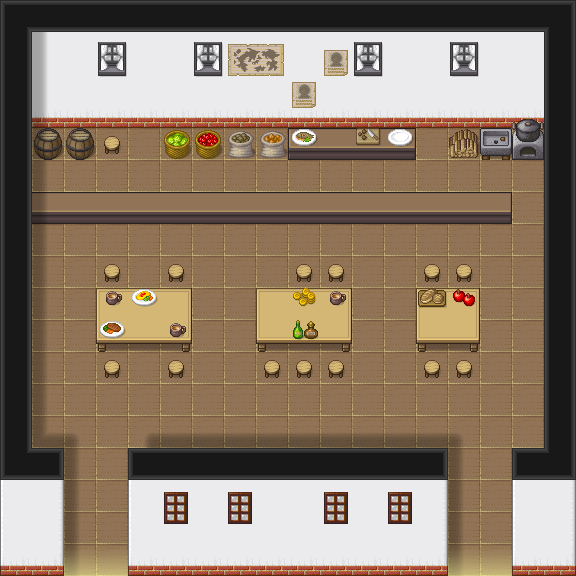

A 2D game scene composited from a Tiled map and its tileset images. What follows is a short description and the map's XML, with each tile layer's data collapsed to a summary:
An orthogonal 18x18 tile map with 32x32 px tiles, 7 tile layers (background, terrain, terrain_2, background_above_player, ...) and 53 objects (2x object.eventObject, 2x player.startingPosition, npc.demo_2_village_tavern_builder_barkee, npc.demo_2_village_tavern_adventurer_eat, npc.demo_2_village_tavern_adventurer_fem).

<map version="1.5" tiledversion="1.7.2" orientation="orthogonal" renderorder="right-down" width="18" height="18" tilewidth="32" tileheight="32" infinite="0" nextlayerid="11" nextobjectid="93">
 <properties>
  <property name="above_player_layers" value="[3, 4]" />
  <property name="background_layers" value="[0, 1, 2]" />
  <property name="building_level" value="true" />
  <property name="shadow_layers" value="[5, 6]" />
 </properties>
 <tileset firstgid="1" source="tileset/tileset_pipoya_32.tsx" />
 <layer id="2" name="background" width="18" height="18" locked="1">
  <data>[324 cells, 284 non-empty, 9 distinct tile ids]</data>
 </layer>
 <layer id="4" name="terrain" width="18" height="18" locked="1">
  <data>[324 cells, 74 non-empty, 26 distinct tile ids]</data>
 </layer>
 <layer id="5" name="terrain_2" width="18" height="18" locked="1">
  <data>[324 cells, 14 non-empty, 12 distinct tile ids]</data>
 </layer>
 <layer id="1" name="background_above_player" width="18" height="18" locked="1">
  <data>[324 cells, 56 non-empty, 11 distinct tile ids]</data>
 </layer>
 <layer id="3" name="terrain_above_player" width="18" height="18" locked="1">
  <data>[324 cells, 8 non-empty, 2 distinct tile ids]</data>
 </layer>
 <layer id="6" name="shadows" width="18" height="18" locked="1">
  <data>[324 cells, 33 non-empty, 5 distinct tile ids]</data>
 </layer>
 <layer id="7" name="shadows_2" width="18" height="18" locked="1">
  <data>[324 cells, 4 non-empty, 1 distinct tile ids]</data>
 </layer>
 <objectgroup id="10" name="objects">
  <object id="84" name="npc.demo_2_village_tavern_builder_barkeeper" x="336" y="174.5">
   <point />
  </object>
  <object id="85" name="npc.demo_2_village_tavern_adventurer_eating" x="143.5" y="275">
   <point />
  </object>
  <object id="86" name="npc.demo_2_village_tavern_adventurer_female_drinking" x="368.5" y="305">
   <point />
  </object>
  <object id="87" name="object.eventObject" x="64" y="576" width="64" height="4.5">
   <properties>
    <property name="eventParameter" value="demo_2_village_tavern_left_goto_main" />
   </properties>
  </object>
  <object id="88" name="object.eventObject" x="448" y="576" width="64.25" height="5.75">
   <properties>
    <property name="eventParameter" value="demo_2_village_tavern_right_goto_main" />
   </properties>
  </object>
  <object id="91" name="player.startingPosition" x="96" y="544">
   <properties>
    <property name="startingPointId" value="0" />
   </properties>
   <point />
  </object>
  <object id="92" name="player.startingPosition" x="480" y="544">
   <properties>
    <property name="startingPointId" value="1" />
   </properties>
   <point />
  </object>
 </objectgroup>
 <objectgroup id="8" name="physics" locked="1">
  <object id="1" x="0" y="0" width="32" height="576" />
  <object id="2" x="32" y="0" width="544" height="96" />
  <object id="3" x="544" y="96" width="32" height="480" />
  <object id="4" x="32" y="480" width="32" height="96" />
  <object id="5" x="128" y="480" width="320" height="96" />
  <object id="6" x="512" y="480" width="32" height="96" />
  <object id="7" x="512.182" y="464" width="31.8182" height="16" />
  <object id="8" x="128" y="463" width="320" height="17" />
  <object id="9" x="32" y="465" width="32" height="15" />
  <object id="10" x="32" y="96" width="511.5" height="11" />
  <object id="11" x="32" y="192" width="479.5" height="16.5" />
  <object id="13" x="448.5" y="96" width="95.5" height="47" />
  <object id="14" x="288" y="96" width="127" height="48" />
  <object id="15" x="165" y="96" width="123" height="52" />
  <object id="16" x="32" y="96" width="63.5" height="54" />
 </objectgroup>
 <objectgroup id="9" name="unreachable_area_physics">
  <object id="51" x="112.303" y="136.833">
   <polygon points="0,0 -7.81818,8.90909 -0.545455,12" />
  </object>
  <object id="52" x="112.485" y="136.833">
   <polygon points="0,0 -0.545455,12 7.81818,8.36364" />
  </object>
  <object id="53" x="112.735" y="265.583">
   <polygon points="0,0 -7.81818,8.90909 -0.545455,12" />
  </object>
  <object id="54" x="112.917" y="265.583">
   <polygon points="0,0 -0.545455,12 7.81818,8.36364" />
  </object>
  <object id="57" x="176.735" y="265.333">
   <polygon points="0,0 -7.81818,8.90909 -0.545455,12" />
  </object>
  <object id="58" x="176.917" y="265.333">
   <polygon points="0,0 -0.545455,12 7.81818,8.36364" />
  </object>
  <object id="59" x="112.485" y="361.583">
   <polygon points="0,0 -7.81818,8.90909 -0.545455,12" />
  </object>
  <object id="60" x="112.667" y="361.583">
   <polygon points="0,0 -0.545455,12 7.81818,8.36364" />
  </object>
  <object id="61" x="176.485" y="361.583">
   <polygon points="0,0 -7.81818,8.90909 -0.545455,12" />
  </object>
  <object id="62" x="176.667" y="361.583">
   <polygon points="0,0 -0.545455,12 7.81818,8.36364" />
  </object>
  <object id="63" x="272.485" y="361.583">
   <polygon points="0,0 -7.81818,8.90909 -0.545455,12" />
  </object>
  <object id="64" x="272.667" y="361.583">
   <polygon points="0,0 -0.545455,12 7.81818,8.36364" />
  </object>
  <object id="65" x="304.735" y="361.833">
   <polygon points="0,0 -7.81818,8.90909 -0.545455,12" />
  </object>
  <object id="66" x="304.917" y="361.833">
   <polygon points="0,0 -0.545455,12 7.81818,8.36364" />
  </object>
  <object id="67" x="336.485" y="361.333">
   <polygon points="0,0 -7.81818,8.90909 -0.545455,12" />
  </object>
  <object id="68" x="336.667" y="361.333">
   <polygon points="0,0 -0.545455,12 7.81818,8.36364" />
  </object>
  <object id="69" x="304.485" y="265.333">
   <polygon points="0,0 -7.81818,8.90909 -0.545455,12" />
  </object>
  <object id="70" x="304.667" y="265.333">
   <polygon points="0,0 -0.545455,12 7.81818,8.36364" />
  </object>
  <object id="71" x="337.235" y="265.583">
   <polygon points="0,0 -7.81818,8.90909 -0.545455,12" />
  </object>
  <object id="72" x="337.417" y="265.583">
   <polygon points="0,0 -0.545455,12 7.81818,8.36364" />
  </object>
  <object id="73" x="432.985" y="265.583">
   <polygon points="0,0 -7.81818,8.90909 -0.545455,12" />
  </object>
  <object id="74" x="433.167" y="265.583">
   <polygon points="0,0 -0.545455,12 7.81818,8.36364" />
  </object>
  <object id="75" x="464.735" y="265.333">
   <polygon points="0,0 -7.81818,8.90909 -0.545455,12" />
  </object>
  <object id="76" x="464.917" y="265.333">
   <polygon points="0,0 -0.545455,12 7.81818,8.36364" />
  </object>
  <object id="77" x="432.485" y="361.583">
   <polygon points="0,0 -7.81818,8.90909 -0.545455,12" />
  </object>
  <object id="78" x="432.667" y="361.583">
   <polygon points="0,0 -0.545455,12 7.81818,8.36364" />
  </object>
  <object id="79" x="464.735" y="361.583">
   <polygon points="0,0 -7.81818,8.90909 -0.545455,12" />
  </object>
  <object id="80" x="464.917" y="361.583">
   <polygon points="0,0 -0.545455,12 7.81818,8.36364" />
  </object>
  <object id="81" x="96.6667" y="288.833" width="94.6667" height="46.6667" />
  <object id="82" x="256.667" y="288.833" width="95.3333" height="48.3333" />
  <object id="83" x="416.667" y="288.833" width="62.6667" height="48" />
 </objectgroup>
</map>
